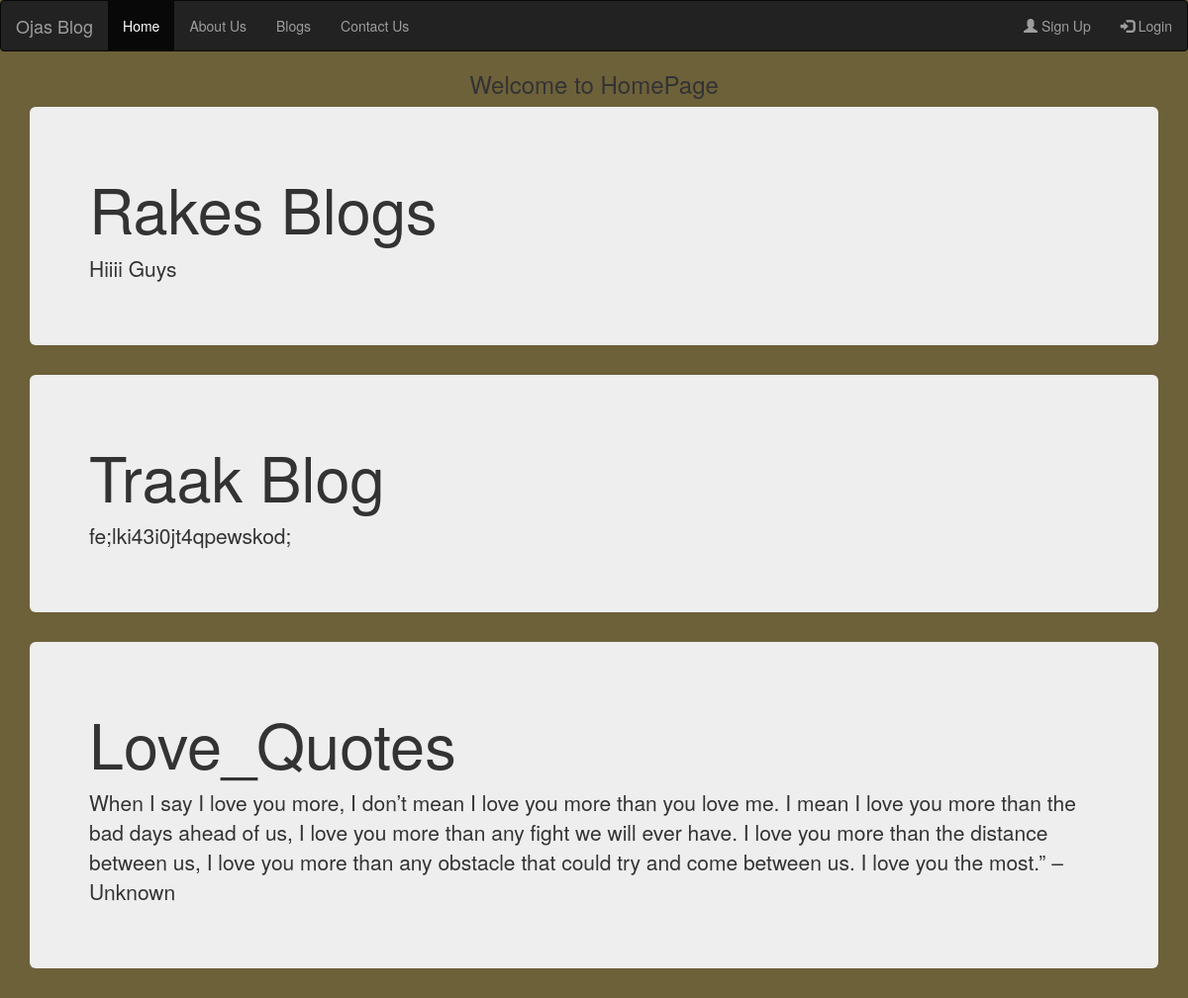
The page /home/home on the database its author committed.
### Blogging/models.py (models this page shows, shortened)
class Blog(models.Model):
    title=models.CharField(max_length=100)
    description=models.TextField()

### Blogging/views.py (the view)
# urls.py: path('/home',views.Home,name='home'),
def Home(request):
    blogs=Blog.objects.all()
    return render(request,'home.html',{'blogs':blogs})

### templates/home.html
{% extends 'base.html' %}
{% load static %}
{% block content %}
<h3 align="center">Welcome to HomePage</h3>
{% for blog in blogs %}
<div class="container">
<div class="jumbotron">
<h1>{{blog.title}}</h1>
<p>{{blog.description}}</p>
 </div>
</div>
{% endfor %}
{% endblock %}

### templates/base.html (shortened to what this page needs)
<!DOCTYPE html>
{% load static %}
<html lang="en">
<head>
     <link rel="stylesheet" href="{% static  'css/bootstrap.min.css' %}">
    <link rel="stylesheet" href="{% static 'images' %}">
    <link rel="stylesheet" href="{% static 'css/MyFile.css' %}">
    <link rel="stylesheet" href="https://maxcdn.bootstrapcdn.com/bootstrap/3.4.1/css/bootstrap.min.css">
</head>
<body style="background-color:rgb(109, 97, 58);">
<nav class="navbar navbar-inverse">
  <div class="container-fluid">
    <div class="navbar-header">
      <a class="navbar-brand" href="{% url 'home' %}">Ojas Blog</a></div>
    <ul class="nav navbar-nav">
      <li class="active"><a href="{% url 'home' %}">Home</a></li>
      <li><a href="{% url 'about' %}">About Us</a></li>
      <li><a href="{% url 'add' %}">Blogs</a></li>
      <li><a href="{% url 'contact' %}">Contact Us</a></li>
    </ul>
    <ul class="nav navbar-nav navbar-right">
      <li><a href="{% url 'signup' %}"><span class="glyphicon glyphicon-user"></span> Sign Up</a></li>
      <li><a href="{% url 'login' %}"><span class="glyphicon glyphicon-log-in"></span> Login</a></li>
    </ul>
    </div>
</nav>
{% block content %}
{% endblock %}
</body>
</html>

### rows shown on the page
Blog: title "Rakes Blogs", description "Hiiii Guys"
Blog: title "Traak Blog", description "fe;lki43i0jt4qpewskod;"
Blog: title "Love_Quotes", description "When I say I love you more, I don’t mean I love you more than you love me. I mean I love you more than the bad days ahead of us, I love you more than any fight we will ever have. I love you more than the distance between us, I love you more than any obstacle that could try and come between us. I love you the most.” – Unknown"
